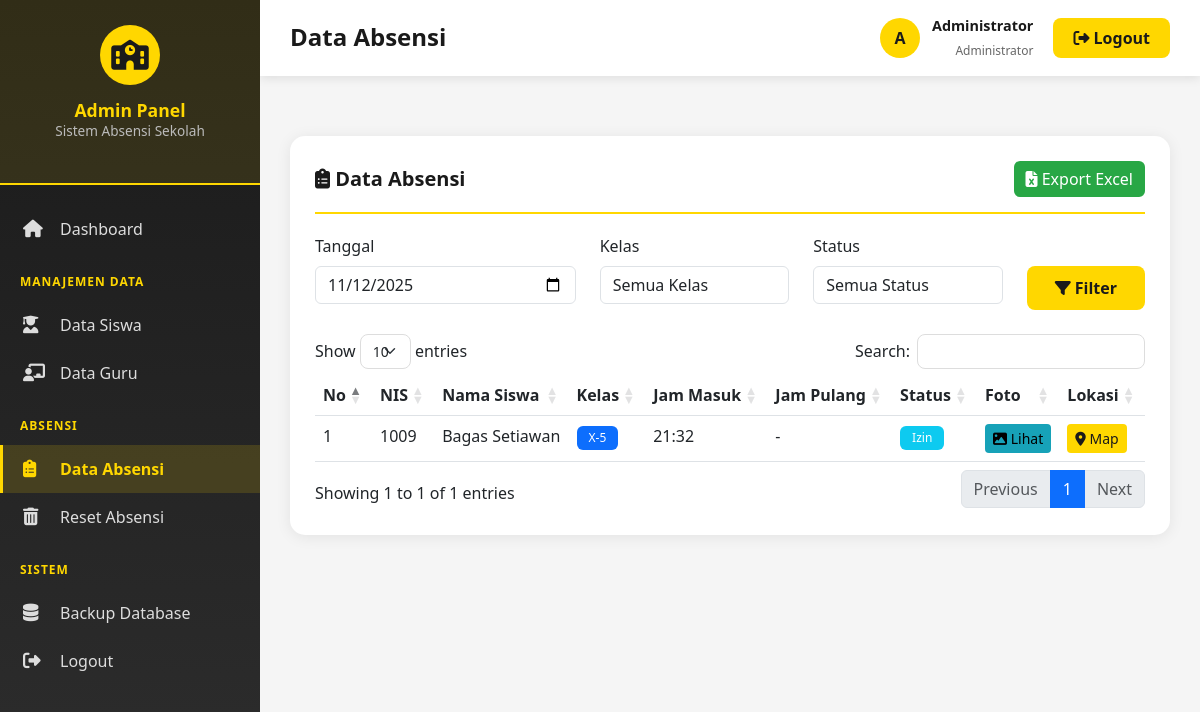
/admin/data_absensi.php?tanggal=2025-11-12 (signed in), run on the app's committed database.
### tables this page shows
CREATE TABLE `absensi_lengkap` (
  `id_absensi` int(11) NOT NULL,
  `id_siswa` int(11) NOT NULL,
  `tanggal` date NOT NULL,
  `jam_masuk` time DEFAULT NULL,
  `jam_pulang` time DEFAULT NULL,
  `foto_masuk` varchar(255) DEFAULT NULL,
  `foto_pulang` varchar(255) DEFAULT NULL,
  `lokasi` varchar(100) DEFAULT NULL,
  `keterangan` text DEFAULT NULL,
  `status` enum('Hadir','Izin','Sakit','Alfa') DEFAULT 'Hadir'
);

CREATE TABLE `siswa` (
  `id_siswa` int(11) NOT NULL,
  `nama_siswa` varchar(100) NOT NULL,
  `nis` varchar(20) NOT NULL,
  `kelas` varchar(20) NOT NULL,
  `jurusan` varchar(50) DEFAULT NULL,
  `username` varchar(50) NOT NULL,
  `password` varchar(255) NOT NULL,
  `jenis_kelamin` enum('L','P') NOT NULL,
  `tempat_lahir` varchar(50) DEFAULT NULL,
  `tanggal_lahir` date DEFAULT NULL,
  `alamat` text DEFAULT NULL,
  `no_telp` varchar(15) DEFAULT NULL,
  `email` varchar(50) DEFAULT NULL,
  `nama_wali` varchar(100) DEFAULT NULL,
  `no_telp_wali` varchar(15) DEFAULT NULL,
  `foto_profil` varchar(255) DEFAULT 'default.jpg'
);

### admin/data_absensi.php (the view, shortened to what this page needs)
<?php
require_once 'includes/header.php';
$filter_date = isset($_GET['tanggal']) ? $_GET['tanggal'] : date('Y-m-d');
$where = "WHERE a.tanggal = '$filter_date'";
$sql = "SELECT a.*, s.nama_siswa, s.nis, s.kelas
        FROM absensi_lengkap a
        JOIN siswa s ON a.id_siswa = s.id_siswa
        $where
        ORDER BY s.nama_siswa ASC";
$absensi = $conn->query($sql);
?>
<div class="table-card">
    <div class="table-header">
        <h5><i class="fas fa-clipboard-list"></i> Data Absensi</h5>
        <div>
            <a href="?<?php echo http_build_query(array_merge($_GET, ['export' => '1'])); ?>" class="btn btn-success">
                <i class="fas fa-file-excel"></i> Export Excel
            </a>
        </div>
    </div>
    <div class="row mb-4">
        <div class="col-md-4">
            <label class="form-label">Tanggal</label>
            <input type="date" id="filter_tanggal" class="form-control" value="<?php echo $filter_date; ?>">
        </div>
        <div class="col-md-3">
            <label class="form-label">Kelas</label>
            <select id="filter_kelas" class="form-control">
                <option value="">Semua Kelas</option>
            </select>
        </div>
        <div class="col-md-3">
            <label class="form-label">Status</label>
            <select id="filter_status" class="form-control">
                <option value="">Semua Status</option>
            </select>
        </div>
        <div class="col-md-2">
            <label class="form-label">&nbsp;</label>
            <button onclick="applyFilter()" class="btn btn-primary w-100">
                <i class="fas fa-filter"></i> Filter
            </button>
        </div>
    </div>
    <div class="table-responsive">
        <table class="table table-hover data-table">
            <thead>
                <tr>
                    <th>No</th>
                    <th>NIS</th>
                    <th>Nama Siswa</th>
                    <th>Kelas</th>
                    <th>Jam Masuk</th>
                    <th>Jam Pulang</th>
                    <th>Status</th>
                    <th>Foto</th>
                    <th>Lokasi</th>
                </tr>
            </thead>
            <tbody>
                <?php
                $no = 1;
                if ($absensi->num_rows > 0):
                    while($row = $absensi->fetch_assoc()):
                        $badge_class = '';
                        switch($row['status']) {
                            case 'Izin': $badge_class = 'bg-info'; break;
                        }
                ?>
                    <tr>
                        <td><?php echo $no++; ?></td>
                        <td><?php echo $row['nis']; ?></td>
                        <td><?php echo $row['nama_siswa']; ?></td>
                        <td><span class="badge bg-primary"><?php echo $row['kelas']; ?></span></td>
                        <td><?php echo $row['jam_masuk'] ? date('H:i', strtotime($row['jam_masuk'])) : '-'; ?></td>
                        <td><?php echo $row['jam_pulang'] ? date('H:i', strtotime($row['jam_pulang'])) : '-'; ?></td>
                        <td><span class="badge <?php echo $badge_class; ?>"><?php echo $row['status']; ?></span></td>
                        <td>
                            <?php if ($row['foto_masuk']): ?>
                                <button class="btn btn-sm btn-info" onclick="showPhoto('<?php echo UPLOAD_URL . $row['foto_masuk']; ?>')">
                                    <i class="fas fa-image"></i> Lihat
                                </button>
                            <?php else: ?>
                                -
                            <?php endif; ?>
                        </td>
                        <td>
                            <?php if ($row['lokasi']): ?>
                                <button class="btn btn-sm btn-warning" onclick="showMap('<?php echo $row['lokasi']; ?>')">
                                    <i class="fas fa-map-marker-alt"></i> Map
                                </button>
                            <?php else: ?>
                                -
                            <?php endif; ?>
                        </td>
                    </tr>
                <?php
                    endwhile;
                else:
                ?>
                    <tr>
                        <td colspan="9" class="text-center">Tidak ada data absensi</td>
                    </tr>
                <?php endif; ?>
            </tbody>
        </table>
    </div>
</div>
<?php require_once 'includes/footer.php'; ?>

### admin/includes/header.php (style rules this page uses)
:root { --primary-yellow: #FFD700; --dark-yellow: #FFC700; --primary-black: #1a1a1a; --secondary-black: #2d2d2d; --sidebar-width: 260px; }
* { margin: 0; padding: 0; box-sizing: border-box; }
body { font-family: 'Segoe UI', Tahoma, Geneva, Verdana, sans-serif; background: #f5f5f5; }
.table-card { background: white; border-radius: 15px; padding: 25px; box-shadow: 0 2px 15px rgba(0,0,0,0.08); margin-top: 30px; }
.table-header { display: flex; justify-content: space-between; align-items: center; margin-bottom: 20px; padding-bottom: 15px; border-bottom: 2px solid var(--primary-yellow); }
.table-header h5 { margin: 0; color: var(--primary-black); font-weight: 600; }
.btn-primary { background: var(--primary-yellow); border: none; color: var(--primary-black); font-weight: 600; padding: 10px 20px; border-radius: 8px; transition: all 0.3s ease; }
.btn-success { background: #28a745; border: none; }
.btn-warning { background: var(--primary-yellow); color: var(--primary-black); border: none; }
.btn-info { background: #17a2b8; border: none; }
.badge { padding: 6px 12px; border-radius: 6px; font-weight: 500; }

### data on the page
absensi_lengkap: id_siswa.nis "1009", id_siswa.nama_siswa "Bagas Setiawan", id_siswa.kelas "X-5", jam_masuk "21:32", status "Izin"

### other printed values
$page_title "Data Absensi"
substr($_SESSION['admin_nama'], 0, 1) "A"
$_SESSION['admin_nama'] "Administrator"
